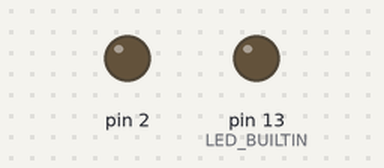
This sketch was run on a simulated Arduino Uno, built with avr-gcc and run on an emulated ATmega328P. On the bench: output pins drawn as LEDs (lit = HIGH).

Above: at 0.1 s.
At 95.6 s:
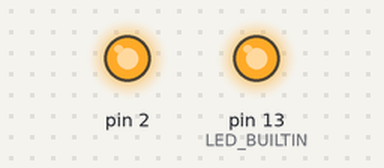
Timing chart, 0 to 127.0 s (numbered marks = the images above):
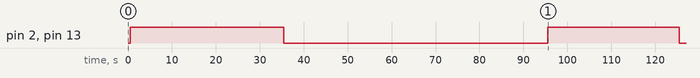

The sketch:

dispenser.ino
```cpp
/*Dispenser control*/

bool flag = true;

// the setup function runs once when you press reset or power the board
void setup() {
  // initialize digital pin LED_BUILTIN as an output.
  pinMode(2, OUTPUT);
  pinMode(LED_BUILTIN, OUTPUT);
  //digitalWrite(2, LOW);    // turn the LED off by making the voltage LOW
}

// the loop function runs over and over again forever
void loop() {
  delay(500);
  if (flag)
  {
    digitalWrite(2, HIGH);   // turn the LED on (HIGH is the voltage level)
    digitalWrite(LED_BUILTIN, HIGH);   // turn the LED on (HIGH is the voltage level)
    delay(35000);
    digitalWrite(2, LOW);    // turn the LED off by making the voltage LOW
    digitalWrite(LED_BUILTIN, LOW);   // turn the LED on (HIGH is the voltage level)
    delay(60000);
    digitalWrite(2, HIGH);   // turn the LED on (HIGH is the voltage level)
    digitalWrite(LED_BUILTIN, HIGH);   // turn the LED on (HIGH is the voltage level)
    delay(30000);
    digitalWrite(2, LOW);    // turn the LED off by making the voltage LOW
    digitalWrite(LED_BUILTIN, LOW);   // turn the LED on (HIGH is the voltage level)
    flag = false;
  }


}
```

Measured:
- by itself, pin 2, pin 13 (LED_BUILTIN): LOW → HIGH at 0.50 s, → LOW 35.0 s later, → HIGH 60.0 s later, → LOW 30.0 s later
